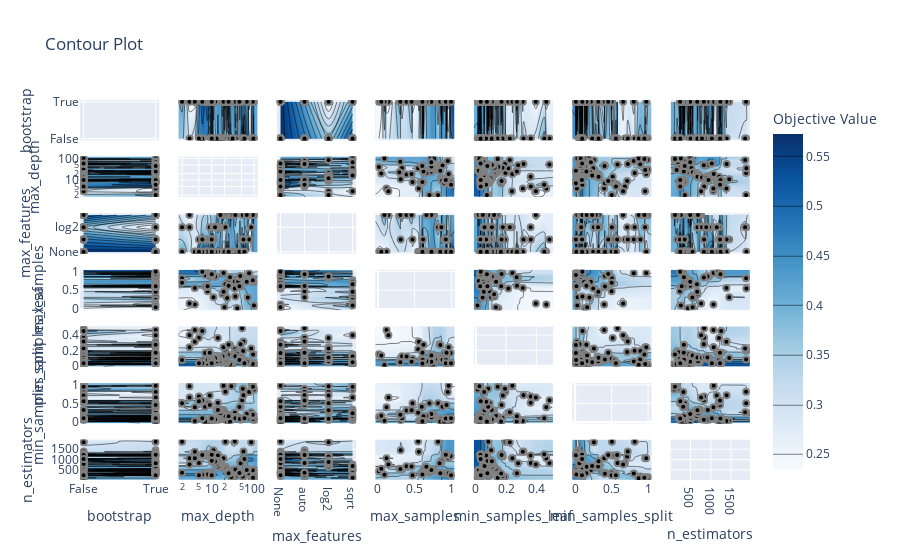

This figure's notebook cell:
### Code cell
optuna.visualization.plot_contour(study)
